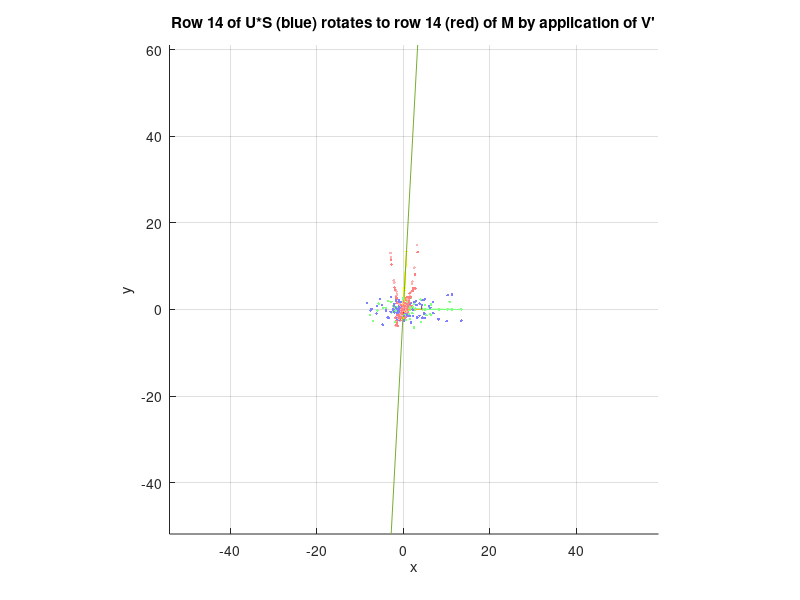

MATLAB code to generate this figure: (Note: this script raises an error after producing the figure.)
% TLS tutorial
% It's often the case that we'd like to see how a linear combination of
% inputs acounts for some outcome.  A typical situations is one in which
% we have n-1 inputs that we're manipulating, and m different
% observations of those variables.  We also observe m different outcomes,
% one for each set of input values.  Alternatively we can view the input and outcomes
% as n variables.

% This tutorial deals with the problem of finding a set of linear
% coefficients that minimize the error in the output, given the inputs.

% The simplest case is one in which we have a single input (x), or a set of
% x_i observations of that input, and what we hypothesize is that the outcome (y), or
% a set of y_i observations, depends linearly on the input.  Then, we're looking for a, b such that
% ax_i+b=y minimizes the total mean-squared error between the actual
% observation, y_i, and the linear prediction from {x_i}; we're looking for the
% best fit line.

% We can extend this situation to any number of variables (n) and any
% number of observations (m).

% This operation is also related to PCA.

%% 1) 2D case, ie, 1 independent variable, 1 supposed dependent variable
clear

% First we generate some data.
% For clarity, we can start with >3 observations, then increase the number.
% We can do this procedure for systems that are under defined, that is we
% have fewer observations than variables, but then the solution we'll find
% isn't unique.  We'll stick to the case in which the system has a
% solution, so at least two observations for 2 variables.  This case isn't
% all that interesting though: we know the best fit line will be the line
% connecting the points.  So we'll start with at least three
% observations. More points make it easier to visualize though.  

numobservations = 100;
xnoise = 1.*randn(numobservations,1);
ynoise = 1.*randn(numobservations,1);

% We'll now build a correlation between the variables, you can change the
% ammount of correlation, or even whether it's a linear correlation.
x = 1*xnoise;
y = .4*ynoise+1.5*xnoise.^2;

close all
figure(1);
ax = gca;
hold on
plot(x,y,'.','Color',[1,.7 .7])
title('Observations of x and y are correlated')


%% The matrix M (m x n) describes the system
% We can make a matrix of all of the observations: [x y].  We have m
% observations, so we have m rows.  Also, n is 2.

% it's easiest to substract off the mean of each observation.  That way,
% each observation is actually a deviation from the mean, and the origin is
% in the centroid of the cloud of observations.  We can add the origin
% back to our solution later, but this reduces the 2D problem to finding
% the single coeficient (a) that relates x to y with the least total error
origin = [mean(x), mean(y)];
M = [x-mean(x),y-mean(y)];

plot(M(:,1),M(:,2),'.','Color',[1 .5 .5])
pbaspect([1 1 1]);
daspect([1 1 1]);
set(ax,'Xgrid','on');
set(ax,'Ygrid','on');
plot(origin(1),origin(2),'+','Color',[1,.7 .7])
plot(0,0,'+','Color',[1 0 0])
plot([origin(1),0],[origin(2),0],'--','Color',[1 .7 .7]);
% set(ax,'XGrid','on','YGrid','on');

title('Move the origin to the mean of input (x) and output (y) values')

%% SVD
% Now we come to the magic.  We want to orthogonalize the cloud of
% observations.  We want to rotate the cloud such that most of the
% variation lies along one axis, with the orthogonal axis having less
% variation.  We can see this well when there are a lot of observations,
% that there will be what looks like a skinny axis and a fat axis.  Our
% hypothesis says that the long axis is the correct relationship, and the
% skinny access results from error.  
% So how do we perfom this rotation? We're going to go about it in a
% slightly round about way.  The first step is to realize that every matrix M can
% be represented by the multiplication of three matrices U, S and V', USV',
% where these three matrices have interesting properties.

% Perform SVD
[U,S,V] = svd(M);

%% Outputs are:
% U (m x m), column vectors form orthonormal basis set with at least m-n
% vectors describing the null space of M in R^m.
% S (m x n)is a diagonal matrix of singular values for M. That is, the diagonal
% elemenents satisfy:
%   Mv = s u, where v is a column vector of V, s is a diagonal value of S
%   and u is a column vector of U;
% In the case of linear regression, when we have more observations than
% variables, there will be at most n singular values and n colums of S.
% V (n x n) is a set of orthonormal basis vectors, ie a unitary matrix.

% illustration of properties of U, S, and V
sum(diag(U*U')) % Unitary, m x m
sum(diag(V*V')) % unitary, n x n
diag(S)         % singular values


%% We can also think of U as orthogonal vectors in R^m (mD space) that describe all the
% observations and S is the matrix that projects those observation into n
% space.  S also scales the axes.  See what happens when we don't scale
% them: ie S(S>0) = 1;
L = S;
L(L>0) = 1;
UinNspace = U*L;
plot(UinNspace(:,1),UinNspace(:,2),'.','color',[.8 .8 1]);
title('Light blue cloud is the unscaled projection of U into 2D space');

%% U*S is n column vectors in R^m that represent a scaled version of the R^m
% basis vectors, ie stretching or squeezing along the right singular
% vectors (most of which go to zero, ie there are n degrees of freedom in
% R^m, and the rest of the directions are 0).

% U*S can now be thought of as the projections of all the observations onto
% the orthonormal basis vectors of V.  V is then the rotation of the
% coordinates of U*S into the cartesian plane.

obsInVBasis = U*S; 
obsInCBasis = obsInVBasis*V';  % rotation of observations into x,y coordinates

plot(obsInVBasis(:,1),obsInVBasis(:,2),'.','color',[.5 .5 1]);
axis tight
pbaspect([1 1 1]);
daspect([1 1 1]);
title('U*S represents observations in an appropriate basis space, that spanned by the columns of V')


%% display both basis vectors in V, and those vectors represented in
% the cartesian basis of x and y as well

compass(1,0,'b');
compass(0, 1,'b');
compass(V(1,1),V(2,1),'r')
compass(V(1,2),V(2,2),'r')
axis tight
pbaspect([1 1 1]);
daspect([1 1 1]);

title('V is the operation that rotate the x,y unit vectors')

%% try a variety of these:
% change ii, the row index, to see how an observation in U*S moves to an
% observation in M when the iith row of U*S acts on V to produce a new
% vector in the cartesian plane.  Compare the blue coordinates to the red
% coordinates
%
%  NOTE: axes might be both rotated and FLIPPED

ii = 14;
obInVBasis = obsInVBasis(ii,:);

% go along the first coordinate in V
plot([0,obInVBasis(1)],[0,0]);

% go along the second coordinate in V
plot([obInVBasis(1),obInVBasis(1)],[0,obInVBasis(2)]);

% go along the first coordinate in V rotated into cartesian plane
plot([0,obInVBasis(1)*V(1,1)],[0,obInVBasis(1)*V(2,1)],'r');
% go along the second coordinate in V rotated into cartesian plane
plot([obInVBasis(1)*V(1,1),obInVBasis(1)*V(1,1)+obInVBasis(2)*V(1,2)],...
    [obInVBasis(1)*V(2,1),obInVBasis(1)*V(2,1)+obInVBasis(2)*V(2,2)],'r');

title(sprintf('Row %g of U*S (blue) rotates to row %g (red) of M by application of V''',ii,ii))

%% Least squares solution
% We can see that we would like the error to lie along the dimension that
% scales U the least.
% So, we estimate that the diagonal value of S that scales U the least is
% ACTUALLY 0. 

fprintf('Diagonal values of S: \n');
fprintf('%g ',diag(S));

[smallsigma,column] = min(diag(S));
Soptimal = S;
Soptimal(column,column) = 0;

fprintf('\nNew Diagonal values of S:\n')
fprintf(' %g ',diag(Soptimal));
fprintf('\n')

%% Now we can compress U into R^n in the same way as before, multiply U*S.
% Now, any component of U*S that strecheted along the vector associated
% with the smallest singular value is 0.
obsInOptimalBasis = U*Soptimal;
plot(obsInOptimalBasis(:,1),obsInOptimalBasis(:,2),'.','LineStyle','-','Color',[.5 1 .5]);

title('Projections onto basis vector with smallest singular value are 0')
%%  Rotate the observations into the cartesian coordinates as before:
Moptimal = obsInOptimalBasis*V';
plot(Moptimal(:,1),Moptimal(:,2),'.','LineStyle','-','Color',[1 1 0]);

title('Rotate space using V''');
%% Best fit linear approximation
% Now it appears that the only thing left is to find the equation of the
% best fit line
% Lets take a look at the basis vector in V that we effectively threw out
% by making its singular value 0:
column

V(:,column) 

% define V = [v1, v2] the column vectors of V.  ie V(:,2) = v2

% We know that M*V = U*S;  When we zeroed the lowest singular value, we
% also made the second column of U*S entirely 0.  Check it out:
sum(obsInOptimalBasis(:,2).*obsInOptimalBasis(:,2))

% This is equivalent to saying that M * v2 = 0
% This means that for all x_i and y_i,  x*V(1,2) + y*V(2,2) = 0, which is
% the equation of a line mx = y:
x1 = min(x)-mean(x);
x2 = max(x)-mean(x);
y1 = min(y)-mean(y);
y2 = max(y)-mean(y);
plot([x1,x2],-V(1,2)*[x1,x2]/V(2,2));

title(sprintf('Column %g of V gives the equation for the best fit line',column));

compass(V(1,2),V(2,2),'b')

% this seems counterintuitive, that you'd take the vector that needed to be
% zeroed as the best fit line, but that's precisely the point.  What we've
% looked for is a direction in n-space, in this case 2D, along which any
% projection we see, we'll call an error, and say that the projection is
% actually 0;  So: we project any x and y values onto that vector, 
% x*v2(1) + y*v2(2) (dot product)
% and make it 0 which again gives us the equation for a line;

% Now try more observations by increasing numobservations in the first cell

%% 2) 3D case, ie, 2 independent variables, 1 supposed dependent variable
clear

numobservations = 100;
xnoise = 1.*randn(numobservations,1);
ynoise = 1.*randn(numobservations,1);
znoise = 1.*randn(numobservations,1);

% We'll now build a correlation between the variables, you can change the
% ammount of correlation, or even whether it's a linear correlation.
x = 1*xnoise;
y = ynoise+1.5*xnoise;
z = .6*x + .79*y + 3*znoise;

close all
figure(1);
ax = gca;
plot3(x,y,z,'.','Color',[1,.7 .7])
hold on
title('Observations of x and y are correlated')
xlabel('x');
ylabel('y');
zlabel('z');


%% The matrix M (m x n) describes the system
% We can make a matrix of all of the observations: [x y].  We have m
% observations, so we have m rows.  Also, n is 2.

% it's easiest to substract off the mean of each observation.  That way,
% each observation is actually a deviation from the mean, and the origin is
% in the centroid of the cloud of observations.  We can add the origin
% back to our solution later, but this reduces the 2D problem to finding
% the single coeficient (a) that relates x to y with the least total error
origin = [mean(x), mean(y), mean(z)];
M = [x-mean(x),y-mean(y),z-mean(z)];

plot3(M(:,1),M(:,2),M(:,3),'.','Color',[1 .5 .5])
pbaspect([1 1 1]);
daspect([1 1 1]);
set(ax,'Xgrid','on');
set(ax,'Ygrid','on');
set(ax,'Zgrid','on');
plot3(origin(1),origin(2),origin(3),'+','Color',[1,.7 .7])
plot3(0,0,0,'+','Color',[1 0 0])
plot3([origin(1),0],[origin(2),0],[origin(3),0],'--','Color',[1 .7 .7]);
% set(ax,'XGrid','on','YGrid','on');

title('Move the origin to the mean of input (x) and output (y) values')

%% SVD
% Now we come to the magic.  We want to orthogonalize the cloud of
% observations.  We want to rotate the cloud such that most of the
% variation lies along one axis, with the orthogonal axis having less
% variation.  We can see this well when there are a lot of observations,
% that there will be what looks like a skinny axis and a fat axis.  Our
% hypothesis says that the long axis is the correct relationship, and the
% skinny access results from error.  
% So how do we perfom this rotation? We're going to go about it in a
% slightly round about way.  The first step is to realize that every matrix M can
% be represented by the multiplication of three matrices U, S and V', USV',
% where these three matrices have interesting properties.

% Perform SVD
[U,S,V] = svd(M);


%% Outputs are:
% U (m x m), column vectors form orthonormal basis set with at least m-n
% vectors describing the null space of M in R^m.
% S (m x n)is a diagonal matrix of singular values for M. That is, the diagonal
% elemenents satisfy:
%   Mv = s u, where v is a column vector of V, s is a diagonal value of S
%   and u is a column vector of U;
% In the case of linear regression, when we have more observations than
% variables, there will be at most n singular values and n colums of S.
% V (n x n) is a set of orthonormal basis vectors, ie a unitary matrix.

% illustration of properties of U, S, and V
sum(diag(U*U')) % Unitary, m x m
sum(diag(V*V')) % unitary, n x n
diag(S)         % singular values

%% We can also think of U as orthogonal vectors in R^m (mD space) that describe all the
% observations and S is the matrix that projects those observation into n
% space.  S also scales the axes.  See what happens when we don't scale
% them: ie S(S>0) = 1;
L = S;
L(L>0) = 1;
UinNspace = U*L;
plot3(UinNspace(:,1),UinNspace(:,2),UinNspace(:,3),'.','color',[.8 .8 1]);
title('Light blue cloud is the unscaled projection of U into 2D space');

%% U*S is n column vectors in R^m that represent a scaled version of the R^m
% basis vectors, ie stretching or squeezing along the right singular
% vectors (most of which go to zero, ie there are n degrees of freedom in
% R^m, and the rest of the directions are 0).

% U*S can now be thought of as the projections of all the observations onto
% the orthonormal basis vectors of V.  V is then the rotation of the
% coordinates of U*S into the cartesian plane.

obsInVBasis = U*S; 
obsInCBasis = obsInVBasis*V';  % rotation of observations into x,y coordinates

plot3(obsInVBasis(:,1),obsInVBasis(:,2),obsInVBasis(:,3),'.','color',[.5 .5 1]);
axis tight
pbaspect([1 1 1]);
daspect([1 1 1]);
title('U*S represents observations in an appropriate basis space, that spanned by the columns of V')

%% display both basis vectors in V, and those vectors represented in
% the cartesian basis of x and y as well

quiver3(0,0,0,1,0,0,'b');
quiver3(0,0,0,0,1,0,'b');
quiver3(0,0,0,0,0,1,'b');
quiver3(0,0,0,V(1,1),V(2,1),V(3,1),'r');
quiver3(0,0,0,V(1,2),V(2,2),V(3,2),'r');
quiver3(0,0,0,V(1,3),V(2,3),V(3,3),'r');
axis tight
pbaspect([1 1 1]);
daspect([1 1 1]);

title('V is the operation that rotate the x,y unit vectors')

%% try a variety of these:
% change ii, the row index, to see how an observation in U*S moves to an
% observation in M when the iith row of U*S acts on V to produce a new
% vector in the cartesian plane.  Compare the blue coordinates to the red
% coordinates
%
%  NOTE: axes might be both rotated and FLIPPED

ii = 14;
obInVBasis = obsInVBasis(ii,:);

% go along the first coordinate in V
plot3([0,obInVBasis(1)],[0,0],[0,0]);

% go along the second coordinate in V
plot3([obInVBasis(1),obInVBasis(1)],[0,obInVBasis(2)],[0,0]);
% go along the third coordinate in V
plot3([obInVBasis(1),obInVBasis(1)],[obInVBasis(2),obInVBasis(2)],[0,obInVBasis(3)]);

% go along the first coordinate in V rotated into cartesian plane
plot3([0,obInVBasis(1)*V(1,1)],[0,obInVBasis(1)*V(2,1)],[0,obInVBasis(1)*V(3,1)],'r');
% go along the second coordinate in V rotated into cartesian plane
plot3([obInVBasis(1)*V(1,1),obInVBasis(1)*V(1,1)+obInVBasis(2)*V(1,2)],...
    [obInVBasis(1)*V(2,1),obInVBasis(1)*V(2,1)+obInVBasis(2)*V(2,2)],...
    [obInVBasis(1)*V(3,1),obInVBasis(1)*V(3,1)+obInVBasis(2)*V(3,2)],'r');
% go along the third coordinate in V rotated into cartesian plane
plot3([obInVBasis(1)*V(1,1)+obInVBasis(2)*V(1,2),obInVBasis(1)*V(1,1)+obInVBasis(2)*V(1,2)+obInVBasis(3)*V(1,3)],...
    [obInVBasis(1)*V(2,1)+obInVBasis(2)*V(2,2),obInVBasis(1)*V(2,1)+obInVBasis(2)*V(2,2)+obInVBasis(3)*V(2,3)],...
    [obInVBasis(1)*V(3,1)+obInVBasis(2)*V(3,2),obInVBasis(1)*V(3,1)+obInVBasis(2)*V(3,2)+obInVBasis(3)*V(3,3)],'r');

title(sprintf('Row %g of U*S (blue) rotates to row %g (red) of M by application of V''',ii,ii))

%% Least squares solution
% We can see that we would like the error to lie along the dimension that
% scales U the least.
% So, we estimate that the diagonal value of S that scales U the least is
% ACTUALLY 0. 

fprintf('Diagonal values of S: \n');
fprintf('%g ',diag(S));

[smallsigma,column] = min(diag(S));
Soptimal = S;
Soptimal(column,column) = 0;

fprintf('\nNew Diagonal values of S:\n')
fprintf(' %g ',diag(Soptimal));
fprintf('\n')

%% Now we can compress U into R^n in the same way as before, multiply U*S.
% Now, any component of U*S that strecheted along the vector associated
% with the smallest singular value is 0.
obsInOptimalBasis = U*Soptimal;
plot3(obsInOptimalBasis(:,1),obsInOptimalBasis(:,2),obsInOptimalBasis(:,3),'.','LineStyle','none','Color',[.5 1 .5]);

%% Projection of octants
octants = [-1,-1,-1
    -1,-1,1
    -1,1,-1
    -1,1,1
    1,1,1
    1,1,-1
    1,-1,1
    1,-1,-1];
   
Uhat = [1 0 0; 0 1 0; 0 0 1];
UhatOptimal = Uhat;
UhatOptimal(:,column) = 0;

planeInOptimalBasis = octants*UhatOptimal;
planeInOptimalBasis = uniquecoordinates(planeInOptimalBasis);
planeInOptimalBasis = shortestPath(planeInOptimalBasis);

h = patch(planeInOptimalBasis(:,1),planeInOptimalBasis(:,2),planeInOptimalBasis(:,3),'b');
set(h,'EdgeAlpha',0.15,'EdgeColor',[.5 1 .5],'FaceAlpha',0.15,'FaceColor',[.5 1 .5])

title('Projections onto basis vector with smallest singular value are 0')
%%  Rotate the observations into the cartesian coordinates as before:
Moptimal = obsInOptimalBasis*V';
plot3(Moptimal(:,1),Moptimal(:,2),Moptimal(:,3),'.','LineStyle','none','Color',[1 1 0]);

title('Rotate space using V''');
%% Best fit linear approximation
% Now it appears that the only thing left is to find the equation of the
% best fit line
% Lets take a look at the basis vector in V that we effectively threw out
% by making its singular value 0:
column

V(:,column) 

% define V = [v1, v2, v3] the column vectors of V.  ie V(:,3) = v3

% We know that M*V = U*S;  When we zeroed the lowest singular value, we
% also made the third column of U*S entirely 0.  Check it out:
sum(obsInOptimalBasis(:,column).*obsInOptimalBasis(:,column))

% This is equivalent to saying that M * v3 = 0
% This means that for all x_i, y_i, and z_i,  x*V(1,3) + y*V(2,3) + z*V(3,3) = 0, which is
% the equation of a plane:

planeInCBasis = planeInOptimalBasis*V';

h = patch(planeInCBasis(:,1),planeInCBasis(:,2),planeInCBasis(:,3),'b');
set(h,'EdgeAlpha',0.15,'EdgeColor',[1 1 0],'FaceAlpha',0.2,'FaceColor',[1 1 0])

title('Projections onto basis vector with smallest singular value are 0')

quiver3(0,0,0,V(1,3),V(2,3),V(3,3),'k','Linewidth',2)

% Finally, the coefficients that make the most sense are:
-V(1,3)/V(3,3)
-V(2,3)/V(3,3)

% this seems counterintuitive, that you'd take the vector that needed to be
% zeroed as the best fit line, but that's precisely the point.  What we've
% looked for is a direction in n-space, in this case 2D, along which any
% projection we see, we'll call an error, and say that the projection is
% actually 0;  So: we project any x and y values onto that vector, 
% x*v2(1) + y*v2(2) (dot product)
% and make it 0 which again gives us the equation for a line;

% Now try more observations by increasing numobservations in the first cell

%% Extension to PCA
% This problem looks a lot like Principle Component Analysis.  In PCA, we
% try to find a basis set that orthogonalizes the variation and then to
% find a subspace that capture the most variation. SVD will give us the
% directions that orthoganalize the variation, that is, find the set of
% basis vectors that capture the variance.  in PCA, we do this by
% calculating the covariation matrix and then finding the orthoganal
% eigenvectors (orthagonal because the covariance matrix is symetric).

% thus, our basis vectors V must be the eigenvectors of the covariance
% matrix!  We just have to see how that is:

% We have just seen that M = U*S*V'.  Then, by multiplication with matrices.
%
% U'*M = U'*U*S*V';
% S'*U'*M = S'*U'*U*S*V';
% V*S'*U'*M = V'*S'*U'*U*S*V';
% M'*M = V*S'*U'*U*S*V';

% Since U is unitary, U'*U is the identity matrix;
sum(diag(U'*U))

% So, M'*M = V*S'*S*V';
% S'*S is a square matrix with only diagonal elements, which looks like this

varMat = S'*S;

diag(varMat)

% We can also recognize M'*M as the covariance matrix!  We'll call this
% Mcov, such that M'*M = Mcov = V *varMat*V';

% We can then write, Mcov * V = V * varMat *V'*V = V*varMat  (V is unitary)
Mcov = M'*M;

% Finally, let's look at the operation V * varMat.  The resulting columns
% are the columns of V multiplied by the diagonal element in the
% corresponding column of varMat.  This means that for each column of V:
fprintf('Compare subsequent vector pairs\n');
disp(Mcov * V(:,1))
disp(varMat(1,1)*V(:,1))

disp(Mcov * V(:,2))
disp(varMat(2,2)*V(:,2))

disp(Mcov * V(:,3))
disp(varMat(3,3)*V(:,3))

% This is the definition of eigenvectors.  This means that by finding V, we
% have the orthonormal basis of eigen vectors of the covariance matrix,
% with variance along those vectors as the square of the diagonal elements
% of S.

%% Goodness of fit
%  We have thought of the last column in M as the dependent variable.  We
%  now have come up with a model that cuts our original n space down to
%  n-1 space, treating the distances to this n-1 space along the direction
%  perpendicular to the plane, as errors.   In the final cell, the regress
%  function, I'm not sure I understand the operation it's doing.  
% essentially I believe it models all of the error along 1 dimension, the
% z-dimension, and finds the plane that minimizes that error.   


IVs = M(:,1:end-1);
DV = M(:,end);

b = regress(DV,IVs);

planeInRBasis = planeInOptimalBasis;
planeInRBasis(:,3) = b(1)*planeInRBasis(:,1)+b(2)*planeInRBasis(:,2);

h = patch(planeInRBasis(:,1),planeInRBasis(:,2),planeInRBasis(:,3),'b');
set(h,'EdgeAlpha',0.15,'EdgeColor',[1 1 1]*.6,'FaceAlpha',0.2,'FaceColor',[1 1 1]*.6)

dvfit = b(1)*IVs(:,1)+b(2)*IVs(:,2);
plot3(IVs(:,1),IVs(:,2),dvfit,'k.');





